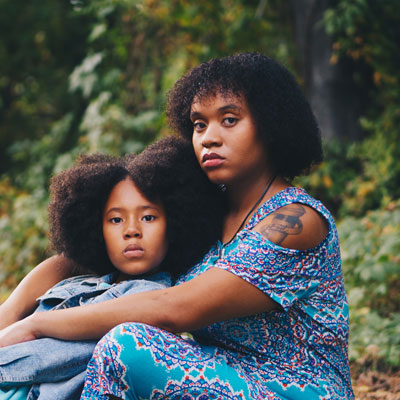
#> input picture 08_face_recognition/faces1.jpg, 400 x 400 px
$ python face_recognition.py faces1.jpg
#> lines starting #> are read from the running program, lines starting #| are printed output that depends on the picture; after the words box and inside, x2 and y2 are one past the last pixel; in counts of white or black regions, pixels touching at a corner belong together
# https://github.com/opencv/opencv

import sys

import cv2

# get user image name
imagePath = sys.argv[1]
cascPath = "frontalface_alt.xml"

# create the haar cascade
faceCascade = cv2.CascadeClassifier(cascPath)

# read image
image = cv2.imread(imagePath)
#> image is the input picture: shape (400, 400, 3); mean B, G, R 81.5, 87.5, 83.9

# CV2 processes images by convert BRG in to gray
gray = cv2.cvtColor(image, cv2.COLOR_BGR2GRAY)
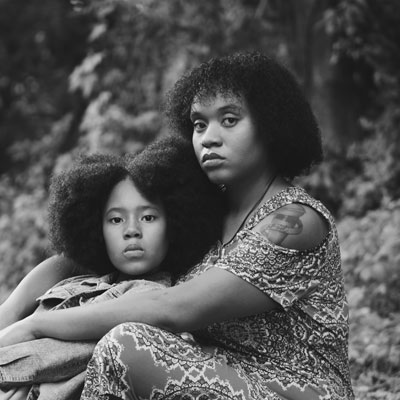
#> gray: shape (400, 400); min 10, max 251, mean 85.8

# detect faces in the image
faces = faceCascade.detectMultiScale(gray, scaleFactor=1.1, minNeighbors=4)
#> faces = [[94, 187, 76, 76], [171, 88, 87, 87]]

print("Found {0} faces!".format(len(faces)))
#| Found 2 faces!

# draw rectangle round the faces
for (x, y, w, h) in faces:
    cv2.rectangle(image, (x, y), (x + w, y + h), (0, 255, 0), 2)
#> this loop made 2 passes
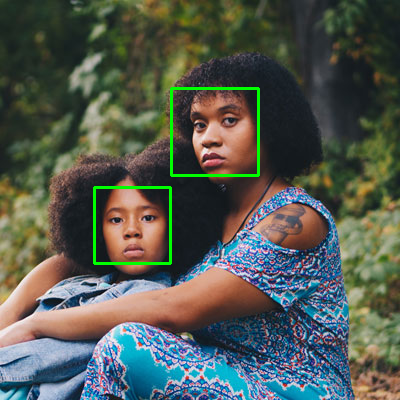
#> image: shape (400, 400, 3); 1.22% of pixels changed, all inside (x1, y1, x2, y2) = (93, 87, 260, 265)

cv2.imshow("Faces found", image)

# press any key to close image
cv2.waitKey()
